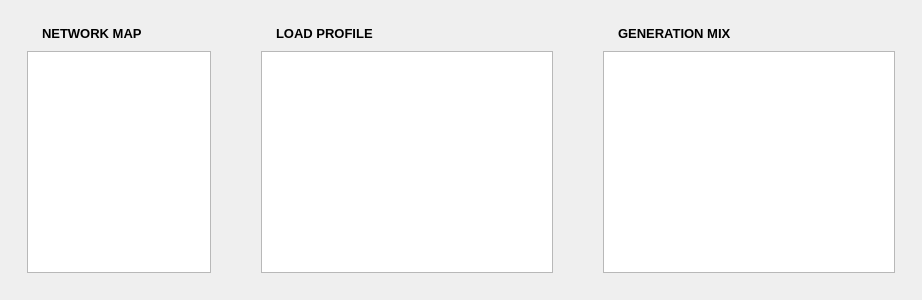
     <widget class="QFrame" name="frame_plots_load">
      <property name="sizePolicy">
       <sizepolicy hsizetype="Expanding" vsizetype="Expanding">
        <horstretch>0</horstretch>
        <verstretch>0</verstretch>
       </sizepolicy>
      </property>
      <property name="minimumSize">
       <size>
        <width>0</width>
        <height>300</height>
       </size>
      </property>
      <property name="frameShape">
       <enum>QFrame::NoFrame</enum>
      </property>
      <property name="frameShadow">
       <enum>QFrame::Raised</enum>
      </property>
      <layout class="QHBoxLayout" name="horizontalLayout_plots_load">
       <property name="spacing">
        <number>18</number>
       </property>
       <item>
        <widget class="QFrame" name="frame_map_card_load">
         <property name="sizePolicy">
          <sizepolicy hsizetype="Expanding" vsizetype="Expanding">
           <horstretch>2</horstretch>
           <verstretch>0</verstretch>
          </sizepolicy>
         </property>
         <property name="frameShape">
          <enum>QFrame::NoFrame</enum>
         </property>
         <property name="frameShadow">
          <enum>QFrame::Raised</enum>
         </property>
         <property name="cardType" stdset="0">
          <string>card</string>
         </property>
         <layout class="QVBoxLayout" name="verticalLayout_map_card_load">
          <property name="spacing">
           <number>8</number>
          </property>
          <property name="leftMargin">
           <number>16</number>
          </property>
          <property name="topMargin">
           <number>12</number>
          </property>
          <property name="rightMargin">
           <number>16</number>
          </property>
          <property name="bottomMargin">
           <number>16</number>
          </property>
          <item>
           <layout class="QHBoxLayout" name="horizontalLayout_map_title_load">
            <property name="spacing">
             <number>8</number>
            </property>
            <item>
             <widget class="QLabel" name="label_map_icon_load">
              <property name="maximumSize">
               <size>
                <width>20</width>
                <height>20</height>
               </size>
              </property>
              <property name="text">
               <string/>
              </property>
              <property name="pixmap">
               <pixmap resource="../../../resources.qrc">:/icon/images/icons/cil-map.png</pixmap>
              </property>
              <property name="scaledContents">
               <bool>true</bool>
              </property>
             </widget>
            </item>
            <item>
             <widget class="QLabel" name="label_map_title_load">
              <property name="font">
               <font>
                <family>Segoe UI</family>
                <pointsize>10</pointsize>
                <weight>75</weight>
                <bold>true</bold>
               </font>
              </property>
              <property name="text">
               <string>NETWORK MAP</string>
              </property>
              <property name="textRole" stdset="0">
               <string>section</string>
              </property>
             </widget>
            </item>
            <item>
             <spacer name="horizontalSpacer_map_title_load">
              <property name="orientation">
               <enum>Qt::Horizontal</enum>
              </property>
              <property name="sizeType">
               <enum>QSizePolicy::Expanding</enum>
              </property>
              <property name="sizeHint" stdset="0">
               <size>
                <width>40</width>
                <height>20</height>
               </size>
              </property>
             </spacer>
            </item>
           </layout>
          </item>
          <item>
           <widget class="MatplotlibWidget" name="load_network_map_widget">
            <property name="sizePolicy">
             <sizepolicy hsizetype="Expanding" vsizetype="Expanding">
              <horstretch>0</horstretch>
              <verstretch>0</verstretch>
             </sizepolicy>
            </property>
            <property name="minimumSize">
             <size>
              <width>0</width>
              <height>0</height>
             </size>
            </property>
           </widget>
          </item>
         </layout>
        </widget>
       </item>
       <item>
        <widget class="QFrame" name="frame_load_card">
         <property name="sizePolicy">
          <sizepolicy hsizetype="Expanding" vsizetype="Expanding">
           <horstretch>3</horstretch>
           <verstretch>1</verstretch>
          </sizepolicy>
         </property>
         <property name="frameShape">
          <enum>QFrame::NoFrame</enum>
         </property>
         <property name="frameShadow">
          <enum>QFrame::Raised</enum>
         </property>
         <property name="cardType" stdset="0">
          <string>card</string>
         </property>
         <layout class="QVBoxLayout" name="verticalLayout_load_card">
          <property name="spacing">
           <number>8</number>
          </property>
          <property name="leftMargin">
           <number>16</number>
          </property>
          <property name="topMargin">
           <number>12</number>
          </property>
          <property name="rightMargin">
           <number>16</number>
          </property>
          <property name="bottomMargin">
           <number>16</number>
          </property>
          <item>
           <layout class="QHBoxLayout" name="horizontalLayout_load_title">
            <property name="spacing">
             <number>8</number>
            </property>
            <item>
             <widget class="QLabel" name="label_load_icon">
              <property name="maximumSize">
               <size>
                <width>20</width>
                <height>20</height>
               </size>
              </property>
              <property name="text">
               <string/>
              </property>
              <property name="pixmap">
               <pixmap resource="../../../resources.qrc">:/icon/images/icons/cil-chart-line.png</pixmap>
              </property>
              <property name="scaledContents">
               <bool>true</bool>
              </property>
             </widget>
            </item>
            <item>
             <widget class="QLabel" name="label_load_title">
              <property name="font">
               <font>
                <family>Segoe UI</family>
                <pointsize>10</pointsize>
                <weight>75</weight>
                <bold>true</bold>
               </font>
              </property>
              <property name="text">
               <string>LOAD PROFILE</string>
              </property>
              <property name="textRole" stdset="0">
               <string>section</string>
              </property>
             </widget>
            </item>
            <item>
             <spacer name="horizontalSpacer_load_title">
              <property name="orientation">
               <enum>Qt::Horizontal</enum>
              </property>
              <property name="sizeType">
               <enum>QSizePolicy::Expanding</enum>
              </property>
              <property name="sizeHint" stdset="0">
               <size>
                <width>40</width>
                <height>20</height>
               </size>
              </property>
             </spacer>
            </item>
           </layout>
          </item>
          <item>
           <widget class="MatplotlibWidget" name="load_profile_widget">
            <property name="sizePolicy">
             <sizepolicy hsizetype="Expanding" vsizetype="Expanding">
              <horstretch>0</horstretch>
              <verstretch>0</verstretch>
             </sizepolicy>
            </property>
            <property name="minimumSize">
             <size>
              <width>0</width>
              <height>150</height>
             </size>
            </property>
           </widget>
          </item>
         </layout>
        </widget>
       </item>
       <item>
        <widget class="QFrame" name="frame_genmix_card_load">
         <property name="sizePolicy">
          <sizepolicy hsizetype="Expanding" vsizetype="Expanding">
           <horstretch>3</horstretch>
           <verstretch>1</verstretch>
          </sizepolicy>
         </property>
         <property name="frameShape">
          <enum>QFrame::NoFrame</enum>
         </property>
         <property name="frameShadow">
          <enum>QFrame::Raised</enum>
         </property>
         <property name="cardType" stdset="0">
          <string>card</string>
         </property>
         <layout class="QVBoxLayout" name="verticalLayout_genmix_card_load">
          <property name="spacing">
           <number>8</number>
          </property>
          <property name="leftMargin">
           <number>16</number>
          </property>
          <property name="topMargin">
           <number>12</number>
          </property>
          <property name="rightMargin">
           <number>16</number>
          </property>
          <property name="bottomMargin">
           <number>16</number>
          </property>
          <item>
           <layout class="QHBoxLayout" name="horizontalLayout_genmix_title_load">
            <property name="spacing">
             <number>8</number>
            </property>
            <item>
             <widget class="QLabel" name="label_genmix_icon_load">
              <property name="maximumSize">
               <size>
                <width>20</width>
                <height>20</height>
               </size>
              </property>
              <property name="text">
               <string/>
              </property>
              <property name="pixmap">
               <pixmap resource="../../../resources.qrc">:/icon/images/icons/cil-chart-pie.png</pixmap>
              </property>
              <property name="scaledContents">
               <bool>true</bool>
              </property>
             </widget>
            </item>
            <item>
             <widget class="QLabel" name="label_genmix_title_load">
              <property name="font">
               <font>
                <family>Segoe UI</family>
                <pointsize>10</pointsize>
                <weight>75</weight>
                <bold>true</bold>
               </font>
              </property>
              <property name="text">
               <string>GENERATION MIX</string>
              </property>
              <property name="textRole" stdset="0">
               <string>section</string>
              </property>
             </widget>
            </item>
            <item>
             <spacer name="horizontalSpacer_genmix_title_load">
              <property name="orientation">
               <enum>Qt::Horizontal</enum>
              </property>
              <property name="sizeType">
               <enum>QSizePolicy::Expanding</enum>
              </property>
              <property name="sizeHint" stdset="0">
               <size>
                <width>40</width>
                <height>20</height>
               </size>
              </property>
             </spacer>
            </item>
           </layout>
          </item>
          <item>
           <widget class="MatplotlibWidget" name="load_generation_mix">
            <property name="sizePolicy">
             <sizepolicy hsizetype="Expanding" vsizetype="Expanding">
              <horstretch>0</horstretch>
              <verstretch>0</verstretch>
             </sizepolicy>
            </property>
            <property name="minimumSize">
             <size>
              <width>0</width>
              <height>150</height>
             </size>
            </property>
           </widget>
          </item>
         </layout>
        </widget>
       </item>
      </layout>
     </widget>
